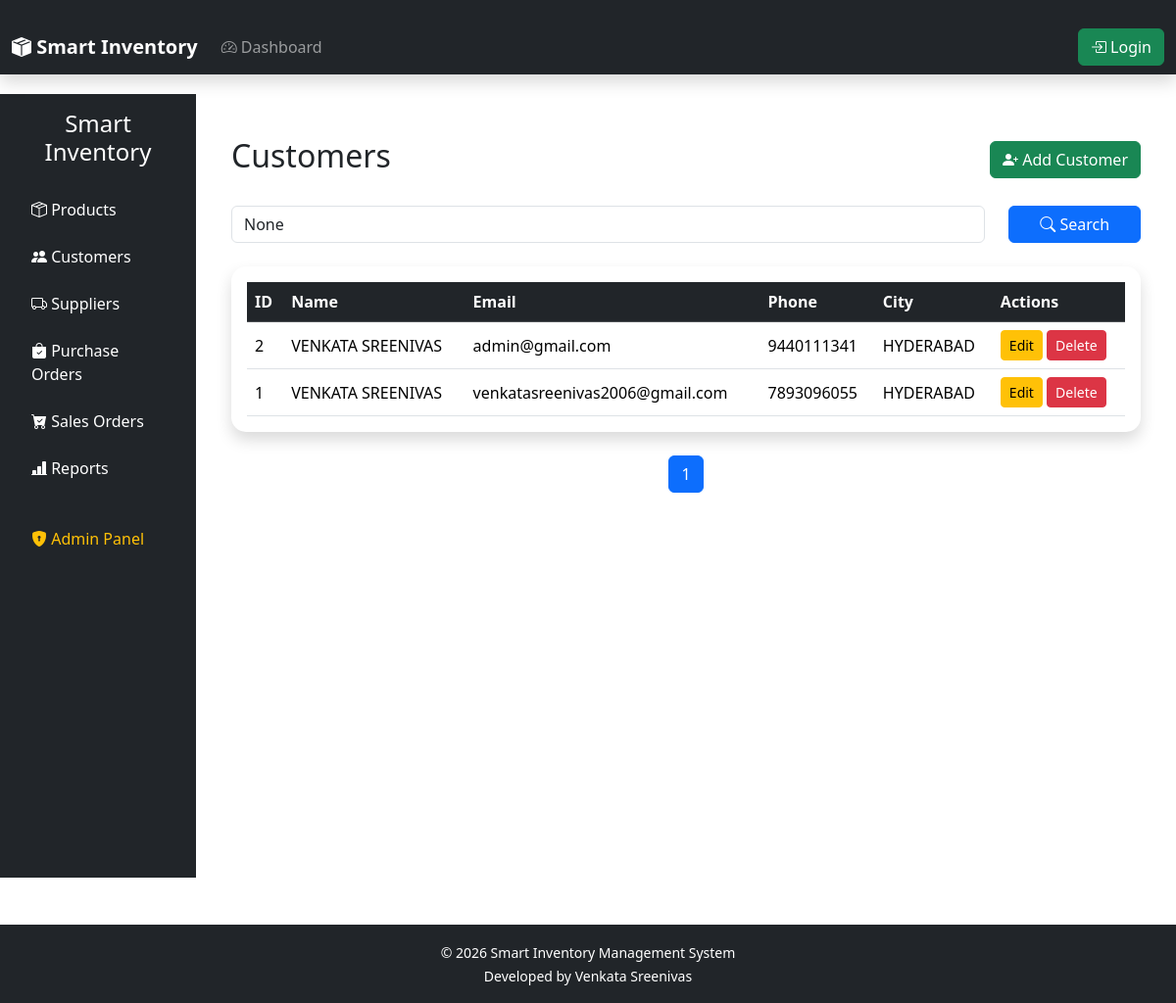
The app's page /customers/ with its own data.
### customers/models.py (models this page shows, shortened)
class Customer(models.Model):
    first_name = models.CharField(
        max_length=100
    )
    last_name = models.CharField(
        max_length=100
    )
    email = models.EmailField(
        unique=True
    )
    phone = models.CharField(
        max_length=15,
        unique=True
    )
    city = models.CharField(
        max_length=100
    )
    address = models.TextField()
    created_at = models.DateTimeField(
        auto_now_add=True
    )
    updated_at = models.DateTimeField(
        auto_now=True
    )

### customers/views.py (the view, shortened to what this page needs)
def customer_list(request):
    customers = Customer.objects.all().order_by("-id")
    search = request.GET.get("search")
    paginator = Paginator(customers, 10)
    page_number = request.GET.get("page")
    page_obj = paginator.get_page(page_number)
    context = {
        "customers": page_obj,
        "page_obj": page_obj,
        "search": search,
    }
    return render(
        request,
        "customers/customer_list.html",
        context,
    )

### templates/customers/customer_list.html (shortened to what this page needs)
{% extends 'base.html' %}
{% block content %}
<div class="container-fluid">
    <div class="d-flex justify-content-between align-items-center mb-4">
        <h2>Customers</h2>
        <a href="{% url 'add_customer' %}" class="btn btn-success">
            <i class="bi bi-person-plus-fill"></i>
            Add Customer
        </a>
    </div>
    <form method="GET" class="row mb-4">
        <div class="col-md-10">
            <input
                type="text"
                name="search"
                class="form-control"
                placeholder="Search Customer..."
                value="{{ search }}"
            >
        </div>
        <div class="col-md-2">
            <button class="btn btn-primary w-100">
                <i class="bi bi-search"></i>
                Search
            </button>
        </div>
    </form>
    <div class="card shadow">
        <div class="card-body">
            <table class="table table-hover align-middle">
                <thead class="table-dark">
                    <tr>
                        <th>ID</th>
                        <th>Name</th>
                        <th>Email</th>
                        <th>Phone</th>
                        <th>City</th>
                        <th>Actions</th>
                    </tr>
                </thead>
                <tbody>
                    {% for customer in customers %}
                    <tr>
                        <td>{{ customer.id }}</td>
                        <td>
                            {{ customer.first_name }}
                            {{ customer.last_name }}
                        </td>
                        <td>{{ customer.email }}</td>
                        <td>{{ customer.phone }}</td>
                        <td>{{ customer.city }}</td>
                        <td>
                            <a
                                href="{% url 'edit_customer' customer.id %}"
                                class="btn btn-warning btn-sm">
                                Edit
                            </a>
                            <a
                                href="{% url 'delete_customer' customer.id %}"
                                class="btn btn-danger btn-sm">
                                Delete
                            </a>
                        </td>
                    </tr>
                    {% empty %}
                    <tr>
                        <td colspan="6" class="text-center">
                            No Customers Found
                        </td>
                    </tr>
                    {% endfor %}
                </tbody>
            </table>
        </div>
    </div>
    <nav class="mt-4">
        <ul class="pagination justify-content-center">
            {% for num in page_obj.paginator.page_range %}
            <li class="page-item {% if page_obj.number == num %}active{% endif %}">
                <a
                    class="page-link"
                    href="?page={{ num }}&search={{ search }}">
                    {{ num }}
                </a>
            </li>
            {% endfor %}
        </ul>
    </nav>
</div>
{% endblock %}

### static/css/dashboard.css (style rules this page uses)
.card { border:none; border-radius:15px; box-shadow:0px 4px 12px rgba(0,0,0,.12); }
.table { margin-bottom:0; }
.container-fluid { padding-top:20px; }

### records on screen
Customer: id "2", first_name "VENKATA", last_name "SREENIVAS", email "admin@gmail.com", phone "9440111341", city "HYDERABAD"
Customer: id "1", first_name "VENKATA", last_name "SREENIVAS", email "venkatasreenivas2006@gmail.com", phone "7893096055", city "HYDERABAD"

### other values on screen
{{ num }} "1"
